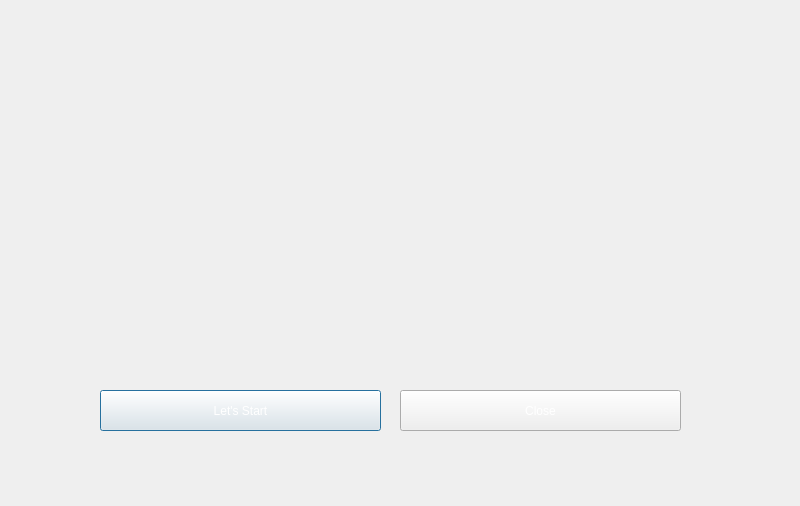
<?xml version="1.0" encoding="UTF-8"?>
<ui version="4.0">
 <class>startingDialog</class>
 <widget class="QDialog" name="startingDialog">
  <property name="geometry">
   <rect>
    <x>0</x>
    <y>0</y>
    <width>800</width>
    <height>506</height>
   </rect>
  </property>
  <property name="minimumSize">
   <size>
    <width>800</width>
    <height>400</height>
   </size>
  </property>
  <property name="maximumSize">
   <size>
    <width>800</width>
    <height>600</height>
   </size>
  </property>
  <property name="windowTitle">
   <string>Brush in a Rush</string>
  </property>
  <property name="windowIcon">
   <iconset resource="backGround.qrc">
    <normaloff>:/icons/painting-1.png</normaloff>:/icons/painting-1.png</iconset>
  </property>
  <property name="styleSheet">
   <string notr="true">
background-image: url(:/Logo.PNG);
background-position: bottom;</string>
  </property>
  <widget class="QPushButton" name="start_btn">
   <property name="geometry">
    <rect>
     <x>100</x>
     <y>390</y>
     <width>281</width>
     <height>41</height>
    </rect>
   </property>
   <property name="styleSheet">
    <string notr="true">border-image: url(:/painter start.jpg);
font: 16pt &quot;Segoe UI&quot;;
font-family: &quot;Times New Roman&quot;;
 text-align: center;
color: rgb(255, 255, 255);</string>
   </property>
   <property name="text">
    <string>Let's Start</string>
   </property>
  </widget>
  <widget class="QPushButton" name="close_btn">
   <property name="geometry">
    <rect>
     <x>400</x>
     <y>390</y>
     <width>281</width>
     <height>41</height>
    </rect>
   </property>
   <property name="styleSheet">
    <string notr="true">border-image: url(:/painter start.jpg);
font: 16pt &quot;Segoe UI&quot;;
font-family: &quot;Times New Roman&quot;;
 text-align: center;
color: rgb(255, 255, 255);</string>
   </property>
   <property name="text">
    <string>Close</string>
   </property>
  </widget>
 </widget>
 <resources>
  <include location="backGround.qrc"/>
 </resources>
 <connections/>
</ui>
